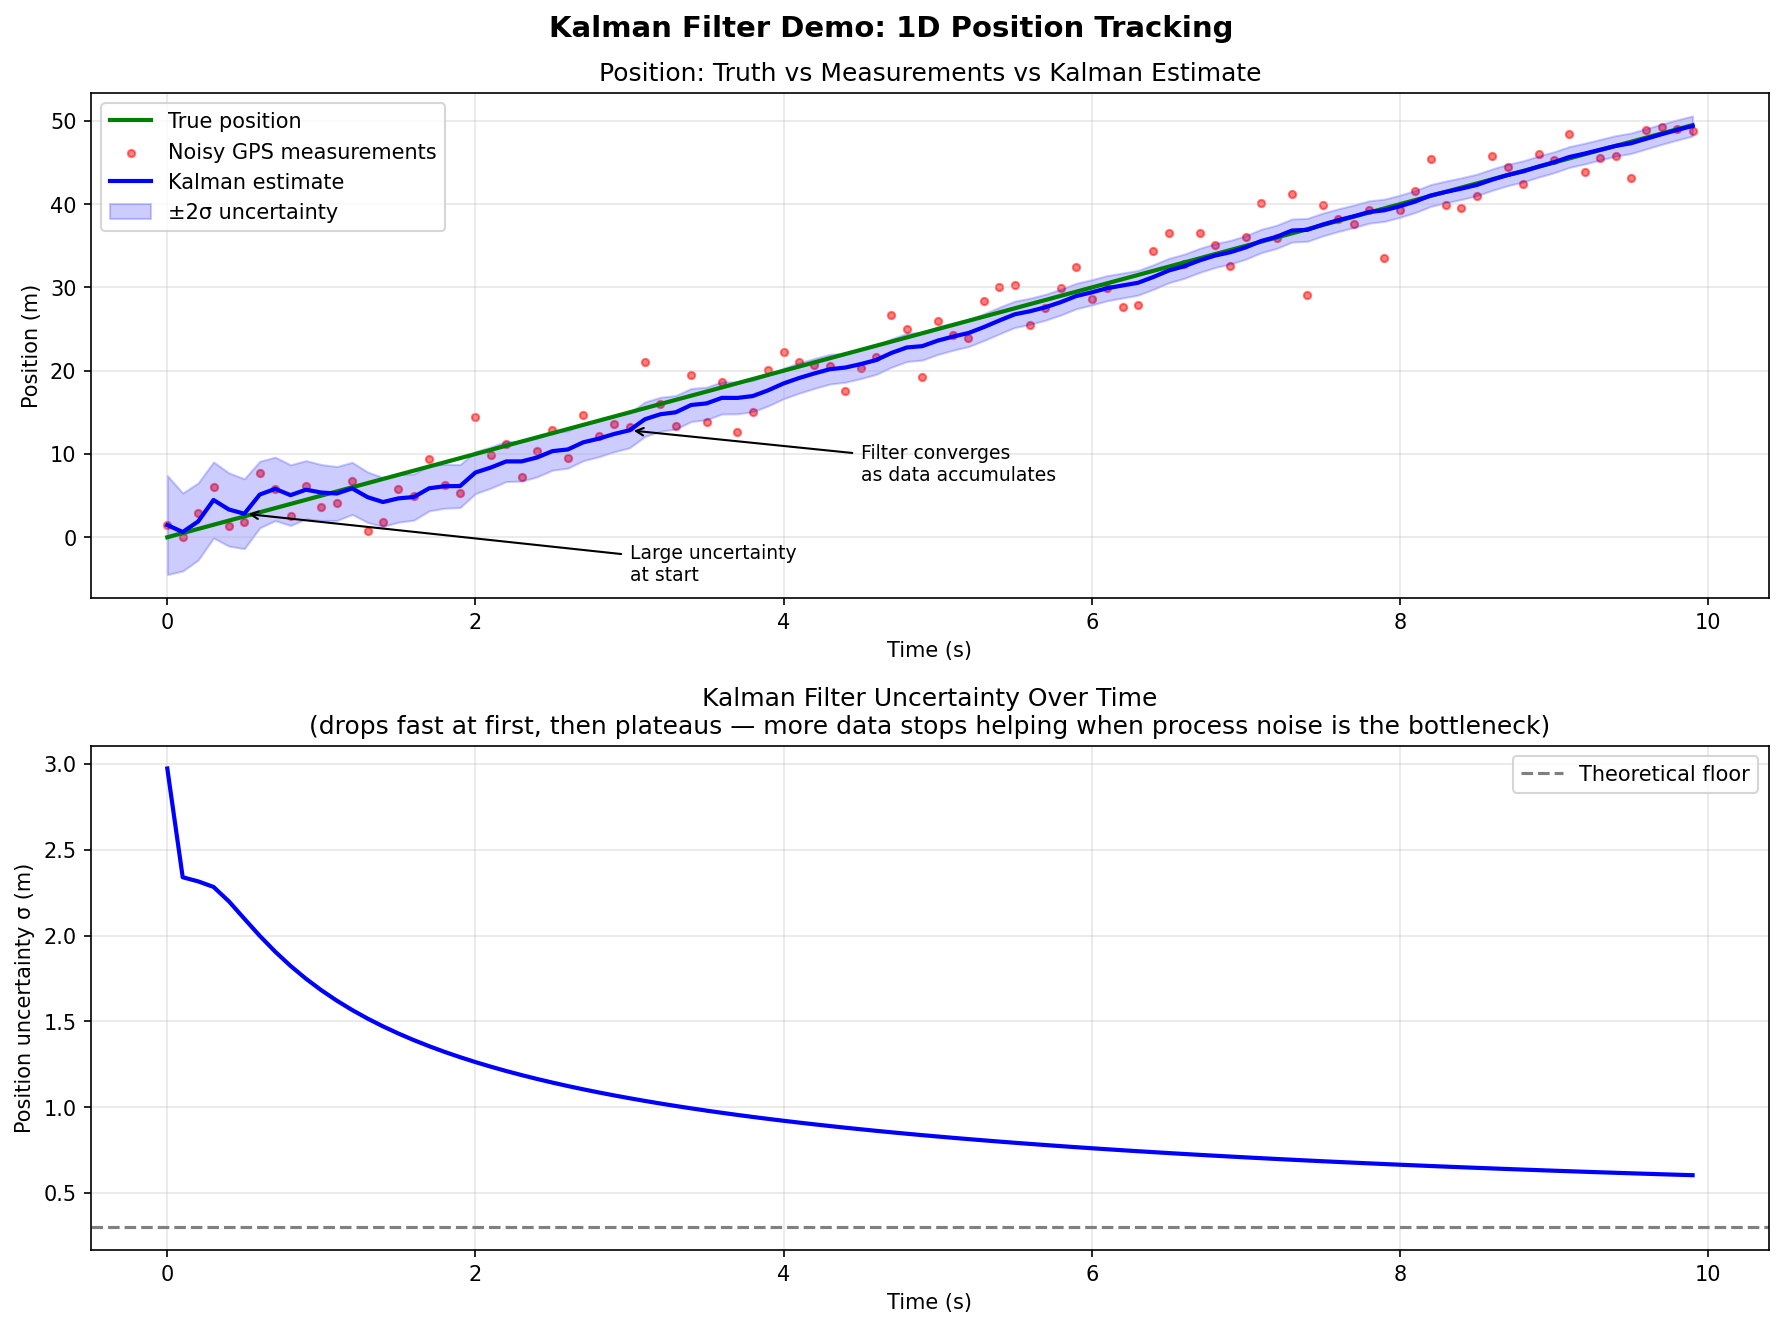

Source code (Python):
"""
Kalman Filter Educational Demo
================================
Scenario: A car drives in a straight line. We have a noisy GPS sensor
measuring only position. The Kalman filter fuses our motion model with
the noisy measurements to produce a smoother, more accurate estimate.

State vector:  x = [position, velocity]  (2D)
Measurement:   z = [position]            (1D, GPS only)

Kalman Filter Cycle (two steps per time step):
  1. PREDICT — project state forward using motion model
  2. UPDATE  — correct prediction with new measurement
"""

import numpy as np
import matplotlib.pyplot as plt

# ── Simulation parameters ──────────────────────────────────────────────────────
np.random.seed(42)
dt = 0.1          # time step (seconds)
n_steps = 100     # number of time steps
true_velocity = 5.0  # m/s (constant)

# Noise magnitudes
process_noise_std = 0.1    # how much the true motion deviates from our model
measurement_noise_std = 3.0  # GPS noise (meters)

# ── Ground truth & noisy measurements ─────────────────────────────────────────
true_positions = np.array([true_velocity * dt * k for k in range(n_steps)])
measurements   = true_positions + np.random.normal(0, measurement_noise_std, n_steps)

# ── Kalman Filter matrices ─────────────────────────────────────────────────────

# State transition matrix F: x_k = F * x_{k-1}
# "position advances by velocity*dt; velocity stays the same"
F = np.array([[1, dt],
              [0,  1]])

# Measurement matrix H: z_k = H * x_k
# "we can only see position, not velocity"
H = np.array([[1, 0]])

# Process noise covariance Q (how much we trust our motion model)
Q = np.array([[dt**4/4, dt**3/2],
              [dt**3/2, dt**2  ]]) * process_noise_std**2

# Measurement noise covariance R (how noisy is the GPS)
R = np.array([[measurement_noise_std**2]])

# ── Initial state ──────────────────────────────────────────────────────────────
x = np.array([[0.0],   # initial position estimate
              [0.0]])  # initial velocity estimate

P = np.eye(2) * 500   # initial uncertainty (large = "I don't know yet")

# ── Run the filter ─────────────────────────────────────────────────────────────
estimates   = []
uncertainties = []

for z_scalar in measurements:
    z = np.array([[z_scalar]])  # measurement as column vector

    # ── PREDICT step ──────────────────────────────────────────────────────────
    x = F @ x                   # project state forward
    P = F @ P @ F.T + Q         # grow uncertainty (things change between steps)

    # ── UPDATE step ───────────────────────────────────────────────────────────
    S = H @ P @ H.T + R         # innovation covariance (predicted measurement uncertainty)
    K = P @ H.T @ np.linalg.inv(S)  # Kalman gain: how much to trust the measurement
    y = z - H @ x              # innovation: how far off was our prediction?
    x = x + K @ y              # blend prediction and measurement
    P = (np.eye(2) - K @ H) @ P  # reduce uncertainty now that we have a measurement

    estimates.append(x[0, 0])   # save position estimate
    uncertainties.append(np.sqrt(P[0, 0]))  # save 1-sigma position uncertainty

estimates    = np.array(estimates)
uncertainties = np.array(uncertainties)
time         = np.arange(n_steps) * dt

# ── Plot ───────────────────────────────────────────────────────────────────────
fig, axes = plt.subplots(2, 1, figsize=(12, 9))
fig.suptitle("Kalman Filter Demo: 1D Position Tracking", fontsize=14, fontweight="bold")

# --- Top plot: position ---
ax = axes[0]
ax.plot(time, true_positions, "g-",  linewidth=2,   label="True position")
ax.scatter(time, measurements,  color="red", s=12, alpha=0.5, label="Noisy GPS measurements")
ax.plot(time, estimates,        "b-",  linewidth=2,   label="Kalman estimate")
ax.fill_between(time,
                estimates - 2 * uncertainties,
                estimates + 2 * uncertainties,
                alpha=0.2, color="blue", label="±2σ uncertainty")
ax.set_xlabel("Time (s)")
ax.set_ylabel("Position (m)")
ax.set_title("Position: Truth vs Measurements vs Kalman Estimate")
ax.legend()
ax.grid(True, alpha=0.3)

# Annotate key concepts
ax.annotate("Large uncertainty\nat start", xy=(0.5, estimates[5]),
            xytext=(3, estimates[5] - 8),
            arrowprops=dict(arrowstyle="->", color="black"), fontsize=9)
ax.annotate("Filter converges\nas data accumulates", xy=(3, estimates[30]),
            xytext=(4.5, estimates[30] - 6),
            arrowprops=dict(arrowstyle="->", color="black"), fontsize=9)

# --- Bottom plot: uncertainty over time ---
ax2 = axes[1]
ax2.plot(time, uncertainties, "b-", linewidth=2)
ax2.set_xlabel("Time (s)")
ax2.set_ylabel("Position uncertainty σ (m)")
ax2.set_title("Kalman Filter Uncertainty Over Time\n"
              "(drops fast at first, then plateaus — more data stops helping when process noise is the bottleneck)")
ax2.grid(True, alpha=0.3)
ax2.axhline(measurement_noise_std / np.sqrt(n_steps), color="gray",
            linestyle="--", label="Theoretical floor")
ax2.legend()

plt.tight_layout()
plt.savefig("/Users/johnsonpowers/Documents/kalman_demo.png", dpi=150, bbox_inches="tight")
plt.show()

# ── Print summary ──────────────────────────────────────────────────────────────
raw_error    = np.abs(measurements  - true_positions).mean()
filter_error = np.abs(estimates     - true_positions).mean()
print(f"\n{'='*45}")
print(f"  GPS measurement error (mean absolute): {raw_error:.2f} m")
print(f"  Kalman filter error   (mean absolute): {filter_error:.2f} m")
print(f"  Improvement: {raw_error / filter_error:.1f}x")
print(f"{'='*45}")
print("\nKey matrices (final step):")
print(f"  State estimate x = [pos={x[0,0]:.2f} m, vel={x[1,0]:.2f} m/s]")
print(f"  True final pos  = {true_positions[-1]:.2f} m")
print(f"  True velocity   = {true_velocity:.2f} m/s")
